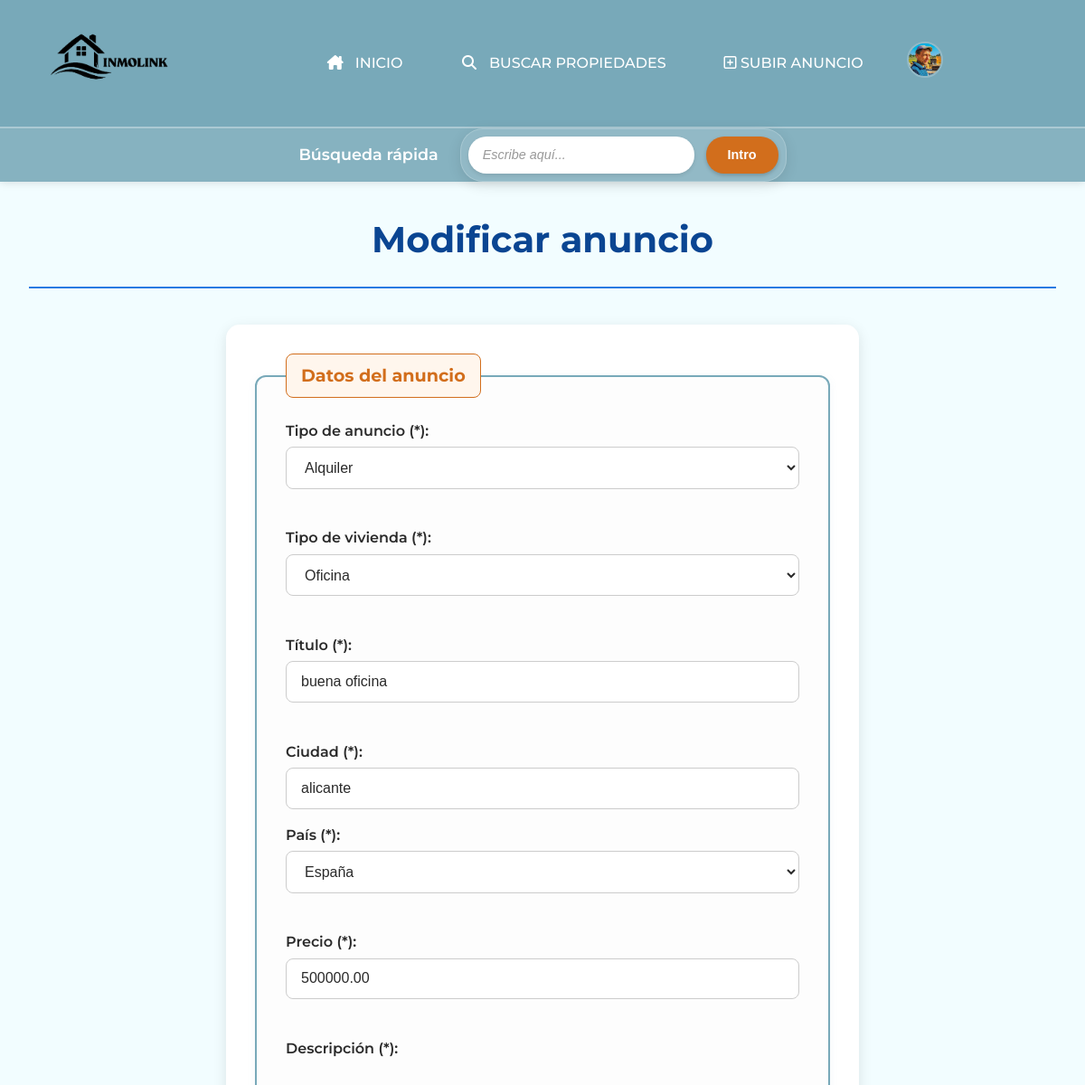
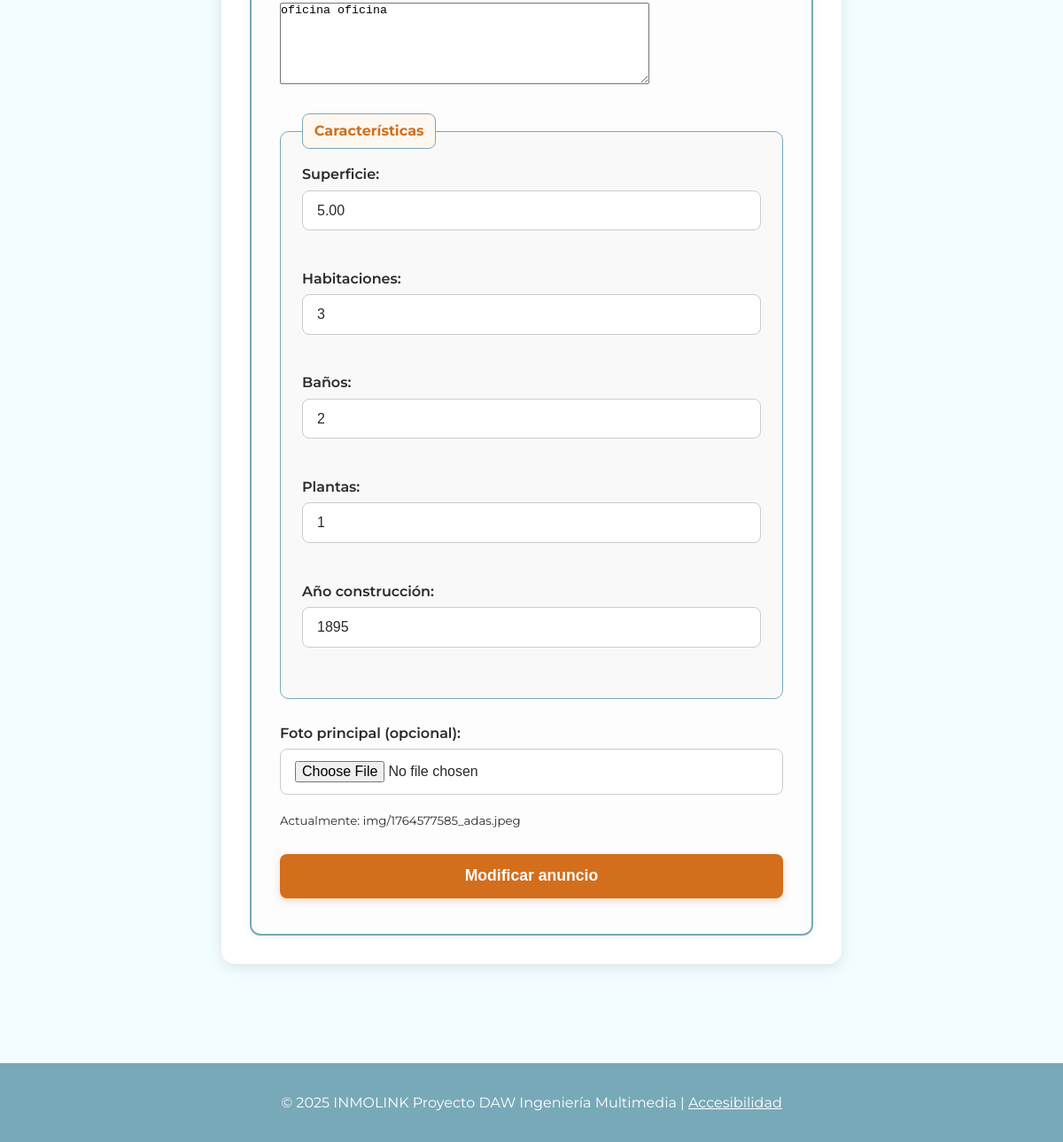
/modificar_anuncio.php?id=17 (signed in), run on the app's committed database (2 pictures, top to bottom).
### tables this page shows
CREATE TABLE `anuncios` (
  `IdAnuncio` int(11) NOT NULL,
  `TAnuncio` smallint(5) UNSIGNED DEFAULT NULL,
  `TVivienda` smallint(5) UNSIGNED DEFAULT NULL,
  `FPrincipal` varchar(255) DEFAULT NULL,
  `Alternativo` varchar(255) NOT NULL,
  `Titulo` varchar(255) DEFAULT NULL,
  `Precio` decimal(12,2) DEFAULT NULL,
  `Texto` text DEFAULT NULL,
  `Ciudad` varchar(255) DEFAULT NULL,
  `Pais` int(11) DEFAULT NULL,
  `Superficie` decimal(10,2) DEFAULT NULL,
  `NHabitaciones` int(11) DEFAULT NULL,
  `NBanyos` int(11) DEFAULT NULL,
  `Planta` int(11) DEFAULT NULL,
  `Anyo` int(11) DEFAULT NULL,
  `FRegistro` datetime NOT NULL DEFAULT current_timestamp(),
  `Usuario` int(11) DEFAULT NULL
);

### includes/formulario_anuncios.php (the view, shortened to what this page needs)
<?php
require_once __DIR__ . '/basedatos.php';
try {
    $db = get_db();
} catch (Exception $e) {
    $db = null;
}
if ($db) {
    try {
        $res = $db->query("SELECT IdTAnuncio, NomTAnuncio FROM tiposAnuncios ORDER BY NomTAnuncio");
    } catch (Exception $e) { $tiposAnuncios = []; }
    try {
        $res = $db->query("SELECT IdTVivienda, NomTVivienda FROM tiposViviendas ORDER BY NomTVivienda");
    } catch (Exception $e) { $tiposViviendas = []; }
    try {
        $res = $db->query("SELECT IdPais, NomPais FROM paises ORDER BY NomPais");
    } catch (Exception $e) { $paises = []; }
}
?>
<?php
if (!function_exists('render_select_from_array')) {
    function render_select_from_array(array $items, string $id, string $name, string $valueKey, string $labelKey, $selected = null, bool $required = false, string $placeholder = '-- Selecciona --') {
        $req = $required ? ' required' : '';
        echo "<select id=" . htmlspecialchars($id, ENT_QUOTES, 'UTF-8') . " name=" . htmlspecialchars($name, ENT_QUOTES, 'UTF-8') . "{$req}>\n";
        foreach ($items as $it) {
            $val = isset($it[$valueKey]) ? $it[$valueKey] : '';
            $lab = isset($it[$labelKey]) ? $it[$labelKey] : '';
            $sel = ((string)$val === (string)$selected) ? ' selected' : '';
            printf("    <option value=\"%d\"%s>%s</option>\n", (int)$val, $sel, htmlspecialchars($lab, ENT_QUOTES, 'UTF-8'));
        }
        echo "</select>\n";
    }
}

### modificar_anuncio.php (shortened to what this page needs)
<?php
require_once __DIR__ . '/includes/cabecera.php';
require_once __DIR__ . '/includes/formulario_anuncios.php';
$conexion = get_db();
$id_anuncio = isset($_GET['id']) ? intval($_GET['id']) : 0;
$stmt = $conexion->prepare("SELECT * FROM anuncios WHERE IdAnuncio=? AND Usuario=?");
$stmt->bind_param("ii",$id_anuncio,$_SESSION['usuario_id']);
$stmt->execute();
$res = $stmt->get_result();
$anuncio = $res->fetch_assoc();
$tiposAnuncios=[]; $tiposViviendas=[]; $paises=[];
foreach($conexion->query("SELECT IdTAnuncio, NomTAnuncio FROM tiposanuncios ORDER BY NomTAnuncio") as $fila) $tiposAnuncios[]=$fila;
foreach($conexion->query("SELECT IdTVivienda, NomTVivienda FROM tiposviviendas ORDER BY NomTVivienda") as $fila) $tiposViviendas[]=$fila;
foreach($conexion->query("SELECT IdPais, NomPais FROM paises ORDER BY NomPais") as $fila) $paises[]=$fila;
?>
<main>
<h1>Modificar anuncio</h1>
<form action="#" method="post" enctype="multipart/form-data">
<fieldset>
<legend>Datos del anuncio</legend>
<label for="tipo_anuncio">Tipo de anuncio (*):</label>
<?php render_select_from_array($tiposAnuncios,'tipo_anuncio','tipo_anuncio','IdTAnuncio','NomTAnuncio',$datos['tipo_anuncio'] ?? $anuncio['TAnuncio']); ?><br><br>
<label for="tipo_vivienda">Tipo de vivienda (*):</label>
<?php render_select_from_array($tiposViviendas,'tipo_vivienda','tipo_vivienda','IdTVivienda','NomTVivienda',$datos['tipo_vivienda'] ?? $anuncio['TVivienda']); ?><br><br>
<label for="titulo">Título (*):</label>
<input type="text" id="titulo" name="titulo" maxlength="60" required value="<?=htmlspecialchars($datos['titulo'] ?? $anuncio['Titulo'])?>"><br><br>
<label for="ciudad">Ciudad (*):</label>
<input type="text" id="ciudad" name="ciudad" maxlength="100" required value="<?=htmlspecialchars($datos['ciudad'] ?? $anuncio['Ciudad'])?>">
<label for="pais">País (*):</label>
<?php render_select_from_array($paises,'pais','pais','IdPais','NomPais',$datos['pais'] ?? $anuncio['Pais'],true); ?><br><br>
<label for="precio">Precio (*):</label>
<input type="text" id="precio" name="precio" maxlength="9" required value="<?=htmlspecialchars($datos['precio'] ?? $anuncio['Precio'])?>"><br><br>
<label for="descripcion">Descripción (*):</label><br>
<textarea id="descripcion" name="descripcion" rows="6" cols="50" maxlength="4000" required><?=htmlspecialchars($datos['descripcion'] ?? $anuncio['Texto'])?></textarea><br><br>
<fieldset>
<legend>Características</legend>
<label for="superficie">Superficie:</label>
<input type="number" id="superficie" name="superficie" min="0" value="<?=htmlspecialchars($datos['superficie'] ?? $anuncio['Superficie'])?>"><br><br>
<label for="habitaciones">Habitaciones:</label>
<input type="number" id="habitaciones" name="habitaciones" min="0" value="<?=htmlspecialchars($datos['habitaciones'] ?? $anuncio['NHabitaciones'])?>"><br><br>
<label for="banos">Baños:</label>
<input type="number" id="banos" name="banos" min="0" value="<?=htmlspecialchars($datos['banos'] ?? $anuncio['NBanyos'])?>"><br><br>
<label for="plantas">Plantas:</label>
<input type="number" id="plantas" name="plantas" min="0" value="<?=htmlspecialchars($datos['plantas'] ?? $anuncio['Planta'])?>"><br><br>
<label for="ano">Año construcción:</label>
<input type="number" id="ano" name="ano" min="1800" max="2100" value="<?=htmlspecialchars($datos['ano'] ?? $anuncio['Anyo'])?>"><br><br>
</fieldset><br>
<label for="foto_principal">Foto principal (opcional):</label>
<input type="file" id="foto_principal" name="foto_principal"><br>
<small>Actualmente: <?=htmlspecialchars($anuncio['FPrincipal'])?></small><br><br>
<button type="submit">Modificar anuncio</button>
</fieldset>
</form>
</main>
<?php require_once __DIR__ . '/includes/pie.php'; ?>

### css/inmolink.css (style rules this page uses)
form { background: #fff; padding: 2rem; border-radius: 15px; box-shadow: 0 4px 15px rgba(0,0,0,0.1); max-width: 700px; margin: 2rem auto; transition: var(--transicion); }
form, fieldset, .radio-group, .radio-group label, fieldset label { min-width: 0; }
body { overflow-x: hidden; }
fieldset { border: 2px solid var(--color-secundario); border-radius: 12px; padding: 1.5rem 2rem; background-color: #fdfdfd; box-shadow: 0 2px 8px rgba(120,169,185,0.1); transition: var(--transicion); }
fieldset legend { font-weight: 700; color: var(--color-primario); padding: 0.5rem 1rem; border-radius: 8px; background-color: #fff6ed; border: 1px solid var(--color-primario); font-size: 1.2rem; }
fieldset legend { box-sizing: border-box; display: inline-block; max-width: 100%; white-space: normal; overflow-wrap: break-word; word-break: break-word; }
fieldset label { display: block; font-weight: 600; margin-bottom: 0.3rem; color: var(--color-texto); }
fieldset input, fieldset select { width: 100%; padding: 0.8rem 1rem; border: 1.8px solid #ccc; border-radius: 8px; background-color: #fff; color: var(--color-texto); font-size: 1rem; margin-bottom: 1rem; transition: var(--transicion); }
fieldset input::placeholder { color: #aaa; font-style: italic; }
fieldset button[type="submit"] { display: block; width: 100%; background-color: var(--color-primario); color: #fff; font-weight: 600; font-size: 1.1rem; border: none; border-radius: 8px; padding: 0.9rem; cursor: pointer; transition: var(--transicion); box-shadow: 0 3px 8px rgba(210,110,28,0.25); margin-bottom: 1rem; }
fieldset fieldset { border: 1.5px solid var(--color-secundario); border-radius: 10px; padding: 1rem 1.5rem; background-color: #f9f9f9; box-shadow: 0 1px 6px rgba(120,169,185,0.05); }
fieldset fieldset legend { font-size: 1rem; padding: 0.4rem 0.8rem; background-color: #fff8f0; border: 1px solid var(--color-secundario); }

### css/noche.css (style rules this page uses)
html { filter: invert(1) hue-rotate(180deg); background-color: #111; }

### css/alto_contraste.css (style rules this page uses)
:root { --color-primario: #fead0a; --color-secundario: #004080; --color-acento: #ffea00; --color-texto: #000000; --color-fondo: #e6d257; --color-footer-bg: #002b5c; --color-footer-texto: #ffe62d; --color-mensaje-fondo: #f2f2f2; --color-mensaje-texto: #000000; --color-mensaje-borde: #000000; }

### css/texto_grande.css (style rules this page uses)
:where(a, button, input, select, textarea, summary, [tabindex]) :focus-visible { outline: 3px solid var(--color-secundario); outline-offset: 3px; }
:where(a, button, input[type="button"], input[type="submit"], input[type="reset"], .boton-enlace) { min-height: 44px; min-width: 44px; }
fieldset legend { font-size: 1.3rem; }
fieldset label { font-size: 1.125rem; margin-top: 0.4rem; }
fieldset input, fieldset select, fieldset textarea { font-size: 1.125rem; line-height: 1.6; padding: 0.9rem 1.1rem; }
fieldset button { font-size: 1.125rem; padding: 1rem; }
main { padding: 2.2rem; }

### css/texto_grande_dislexia.css (style rules this page uses)
body { font-family: 'OpenDyslexic', system-ui, -apple-system, Segoe UI, Roboto, Arial, sans-serif; line-height: 1.8; }

### css/variables.css (style rules this page uses)
:root { --color-primario: #d26e1c; --color-secundario: #78a9b9; --color-terciario: #39c1da; --color-texto: #2a2a2a; --color-fondo: #f2fdff; --color-footer-bg: #78a9b9; --color-footer-texto: #ffffff; --transicion: all 0.3s ease; --color-mensaje-fondo: #f9f9f9; --color-mensaje-texto: #333; --color-mensaje-borde: #d26e1c; }

### css/base.css (style rules this page uses)
* { box-sizing: border-box; margin: 0; padding: 0; }
body { font-family: 'Montserrat', sans-serif; background-color: var(--color-fondo); color: var(--color-texto); line-height: 1.6; }

### css/main.css (style rules this page uses)
main { padding: 2rem; max-width: 1200px; margin: 0 auto; }
main h1, main section h1 { color: #0a4592; font-size: 2.5em; font-weight: bold; text-align: center; border-bottom: 2px solid #2a7ae2; padding-bottom: 0.5em; margin-bottom: 1em; }

### data on the page
anuncios: titulo "buena oficina", ciudad "alicante", precio "500000.00", descripcion "oficina oficina", superficie "5.00", habitaciones "3", banos "2", plantas "1", ano "1895", FPrincipal "img/1764577585_adas.jpeg"

### other printed values
form field tipo_anuncio "Alquiler"
form field tipo_vivienda "Oficina"
form field pais "España"
